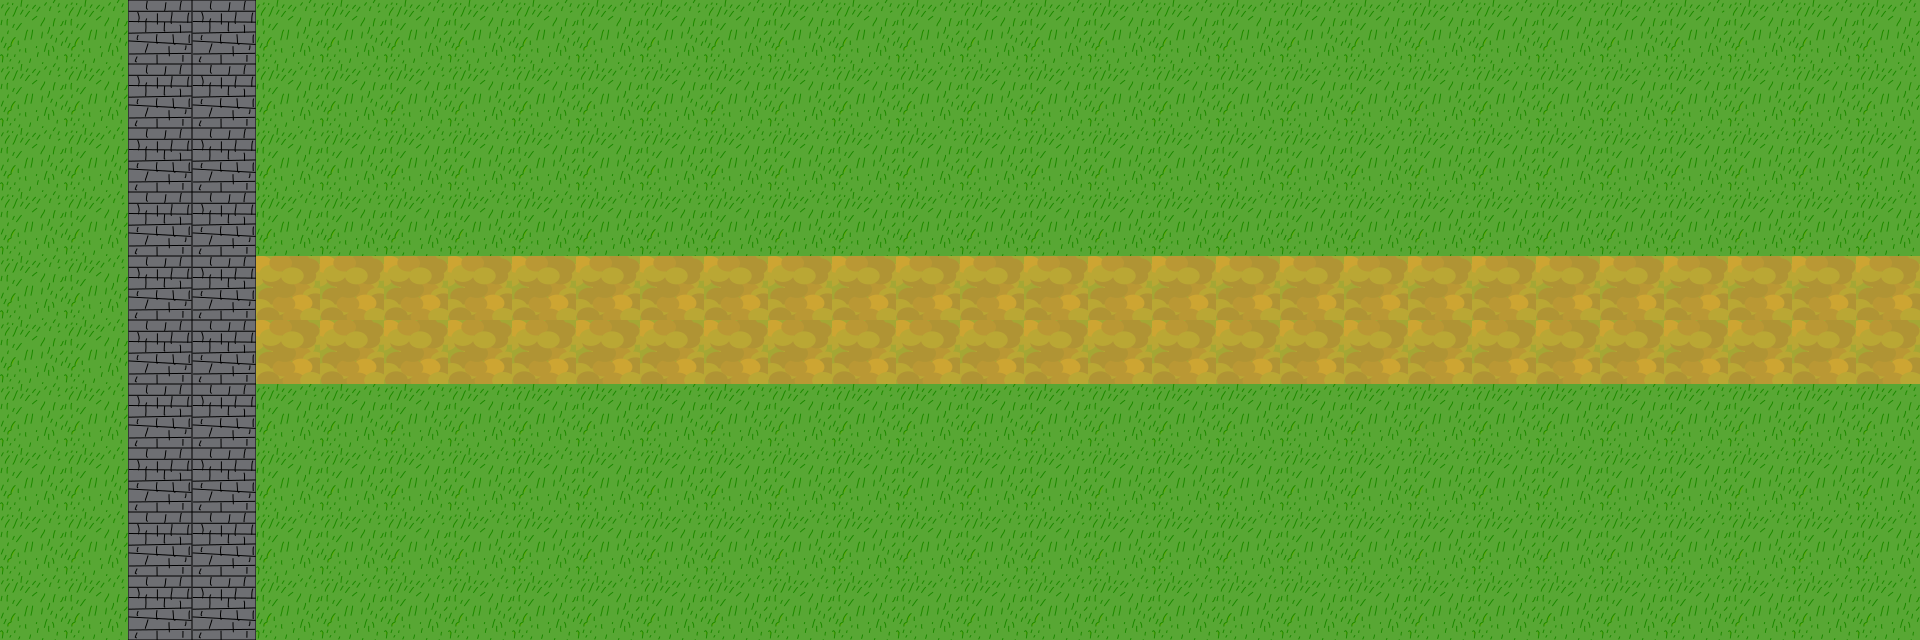

A level layout from a 2D game, rendered from its tile map. Below: a short description, then the map file with its tile-grid data intact:
An orthogonal 30x10 tile map with 64x64 px tiles, 1 tile layer (Tile Layer 1).

<map version="1.5" tiledversion="1.7.2" orientation="orthogonal" renderorder="right-down" width="30" height="10" tilewidth="64" tileheight="64" infinite="0" nextlayerid="2" nextobjectid="1">
 <tileset firstgid="1" source="simple.tsx" />
 <layer id="1" name="Tile Layer 1" width="30" height="10">
  <data encoding="csv">
1,1,3,3,1,1,1,1,1,1,1,1,1,1,1,1,1,1,1,1,1,1,1,1,1,1,1,1,1,1,
1,1,3,3,1,1,1,1,1,1,1,1,1,1,1,1,1,1,1,1,1,1,1,1,1,1,1,1,1,1,
1,1,3,3,1,1,1,1,1,1,1,1,1,1,1,1,1,1,1,1,1,1,1,1,1,1,1,1,1,1,
1,1,3,3,1,1,1,1,1,1,1,1,1,1,1,1,1,1,1,1,1,1,1,1,1,1,1,1,1,1,
1,1,3,3,2,2,2,2,2,2,2,2,2,2,2,2,2,2,2,2,2,2,2,2,2,2,2,2,2,2,
1,1,3,3,2,2,2,2,2,2,2,2,2,2,2,2,2,2,2,2,2,2,2,2,2,2,2,2,2,2,
1,1,3,3,1,1,1,1,1,1,1,1,1,1,1,1,1,1,1,1,1,1,1,1,1,1,1,1,1,1,
1,1,3,3,1,1,1,1,1,1,1,1,1,1,1,1,1,1,1,1,1,1,1,1,1,1,1,1,1,1,
1,1,3,3,1,1,1,1,1,1,1,1,1,1,1,1,1,1,1,1,1,1,1,1,1,1,1,1,1,1,
1,1,3,3,1,1,1,1,1,1,1,1,1,1,1,1,1,1,1,1,1,1,1,1,1,1,1,1,1,1
</data>
 </layer>
</map>